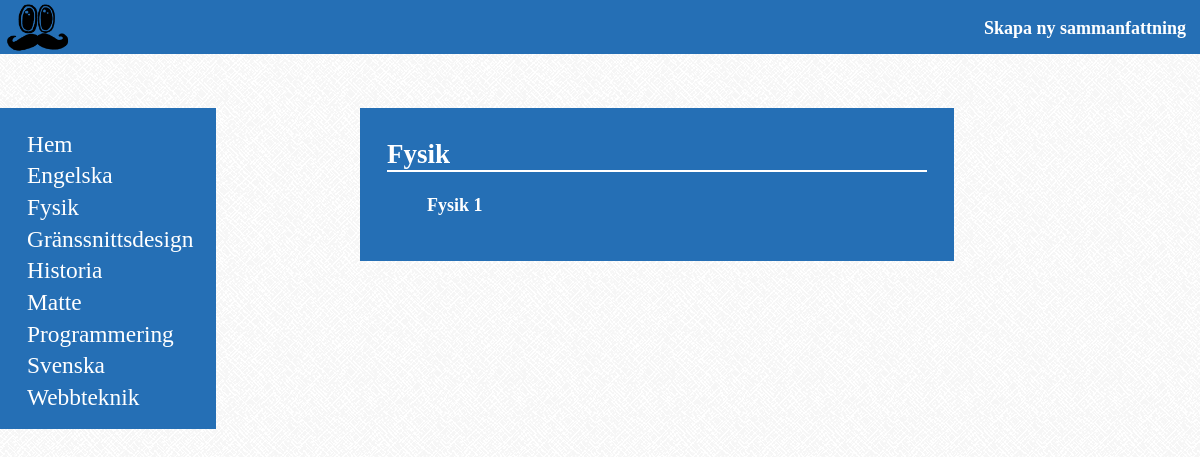
The page /?subject=2 on the database its author committed.
### tables this page shows
CREATE TABLE IF NOT EXISTS `subject` (
  `ID` int(11) NOT NULL AUTO_INCREMENT,
  `name` varchar(128) NOT NULL,
  PRIMARY KEY (`ID`)
);

### includes/functions.php (called while the page is built, shortened)
<?php
function getSubjectFromID($ID, $pdo) {
	$statement = $pdo->prepare("SELECT name FROM subject WHERE ID=?");
	$statement->bindParam(1, $ID);
	if ($statement->execute()) {
		if ($row = $statement->fetch()) {
			return $row['name'];
		}
	}
}
?>

### index.php (the view, shortened to what this page needs)
<?php
	require_once 'includes/connect.php';
	require_once 'includes/functions.php';
	$subjectsArray = array();
	$liHrefID = array();
	$liValue = array();
	$link = "id='linkTrue'";
	if ($pdo) {
		foreach ($pdo->query("SELECT * FROM subject GROUP BY name ORDER BY name") as $holder)
		{
			array_push($subjectsArray, $holder);
		}
	}
?>
<?php
				if (!empty($_GET)) {
					if (!empty($_GET["subject"])) {
						$subject = getSubjectFromID($_GET['subject'], $pdo);
						$rubrik = $subject;
						$subject = filter_input(INPUT_GET, "subject", FILTER_VALIDATE_INT);
						$statement = $pdo->prepare("SELECT * FROM class WHERE subject_ID=? ORDER BY name");
						$statement->bindParam(1, $subject);
						if ($statement->execute()) {
							while($row = $statement->fetch()) {
								array_push($liHrefID, "?subject={$_GET['subject']}&class={$row['ID']}");
								array_push($liValue, $row['name']);
							}
						}
						else {
							echo "FAIL TO DO STATEMENT";
						}
					}
				}
			?>
<html>
	<head>
		<link rel="stylesheet" type="text/css" href="style.css"/>
	</head>
	<body onLoad="onLoad();">
		<header>
			<div class="header">
				<img id='jim' src="images/jim.png"></img>
				<a href="http://localhost/project/form.php" id="createSummary">
					<p><h4>Skapa ny sammanfattning</h4></p>
				</a>
			</div>
		</header>
		<nav>
			<ul>
				<a href="?"><li>Hem</li></a>
				<?php
					foreach ($subjectsArray as $holder)
					{
						echo "<a href=\"?subject={$holder['ID']}\"><li>{$holder["name"]}</li></a>";
					}
				?>
			</ul>
		</nav>
		<div class="container">
			<h2>
				<?php
					echo $rubrik;
				?>
			</h2>
			<ul>
				<?php
					while (count($liValue) > 0) {
						$holder = array_shift($liHrefID);
						$holder1 = array_shift($liValue);
						echo "<li><a {$link} href='{$holder}'><h4>$holder1</h4></a></li>";
					}
				?>
			</ul>
		</div>
	</body>

### style.css (style rules this page uses)
body { background-image: url(images/greyzz.png); font-size: 10px; margin: 0; text-align: left; color: #fff; }
h2 { border-bottom: 2px solid white; }
h4 { margin: 0; }
.header { background: #256fb5; width: 100%; height: 3em; }
#jim { width: 8em; margin-top: -1.35em; margin-left: -2em; }
#createSummary { width: 12em; height: 2.9em; float: right; text-decoration: none; color: fff; }
nav { position: absolute; top: 6em; right: auto; width: 12em; background: #256fb5; }
nav > ul { padding-left: 1.5em; }
nav > ul > a > li { font-size: 1.3em; list-style: none; margin: 0; width: 100%; padding-top: 0.2em; -webkit-transition: -webkit-transform 0.15s ease; -moz-transition: -moz-transform 0.15s ease; -o-transition: -o-transform 0.15s ease; transition: transform 0.15s ease; }
nav > ul > a { text-decoration: none; color: #fff; }
.container { position: relative; left: 20em; top: 3em; width: 30em; padding: 1.5em; background: #256fb5; padding-top: 0.5em; }
.container li { list-style: none; background: #256fb5; margin-bottom: 0.2em; }
.container a { text-decoration: none; color: #fff; }

### rows shown on the page
subject: name "Engelska"
subject: name "Fysik"
subject: name "Gränssnittsdesign"
subject: name "Historia"
subject: name "Matte"
subject: name "Programmering"
subject: name "Svenska"
subject: name "Webbteknik"

### other values the page prints
$holder1 "Fysik 1"
